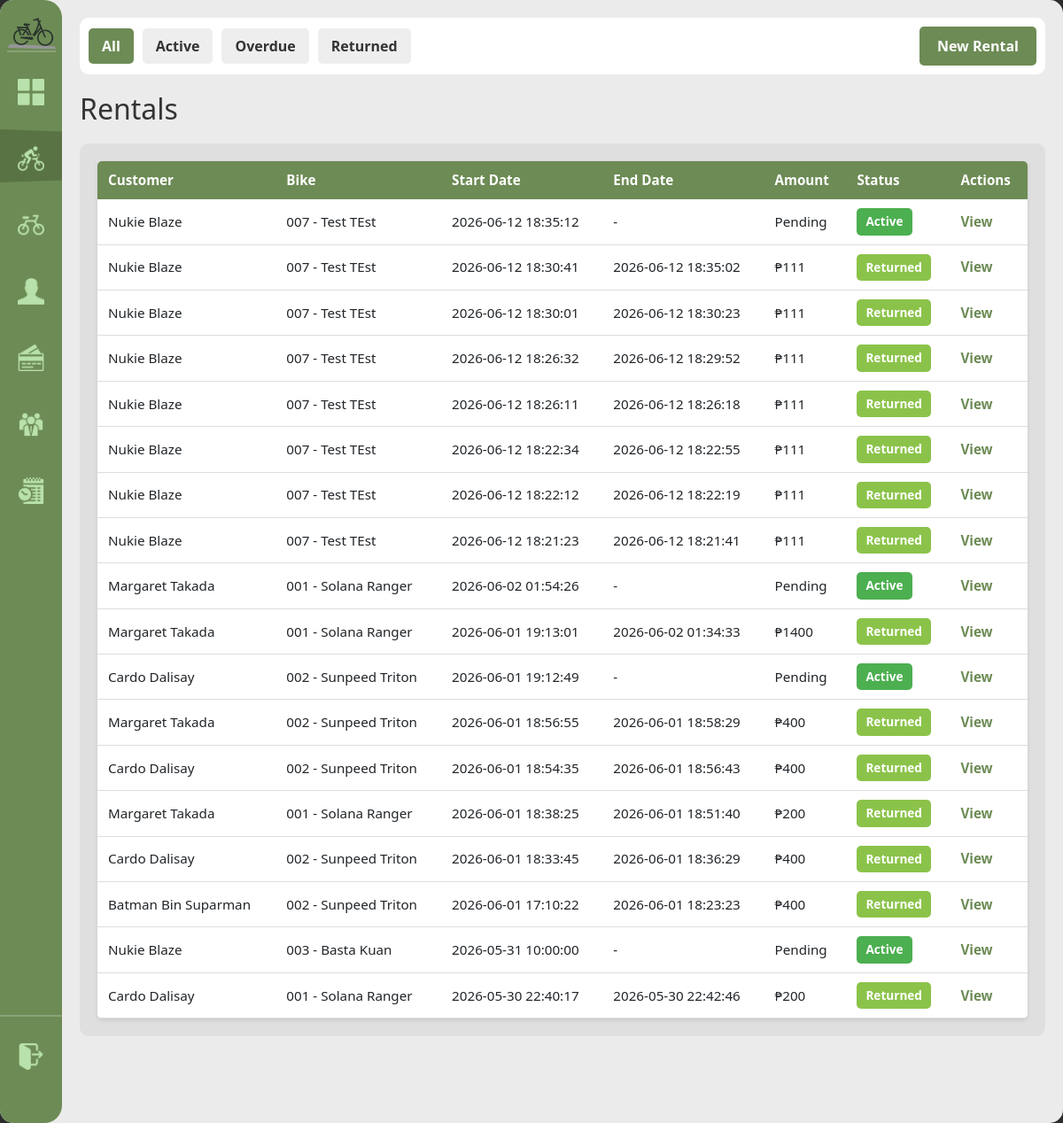
Before: /rentals (signed in) with the older database file.
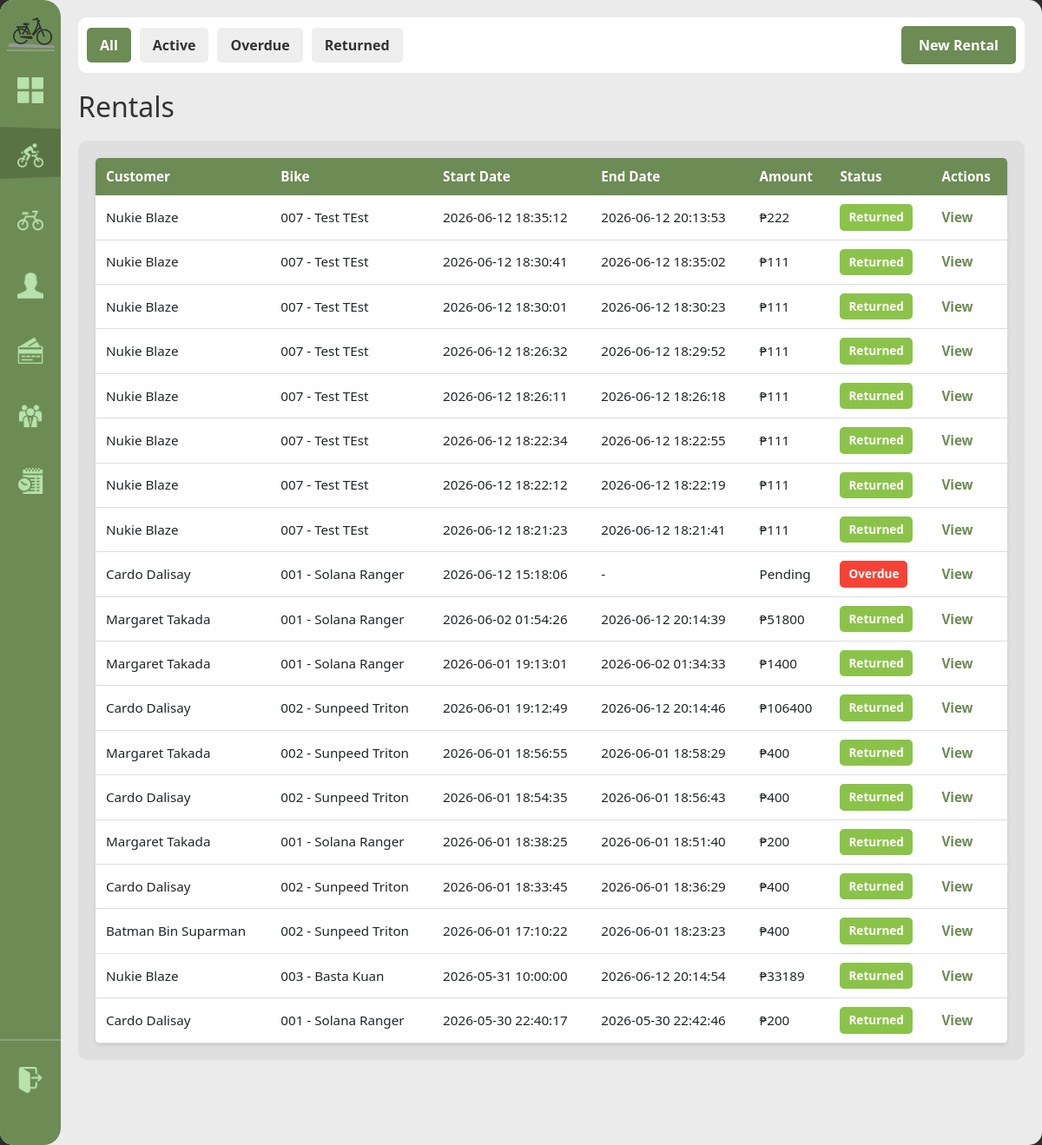
After: the same page with the newer database file.
### tables this page shows
CREATE TABLE rents (
            rental_id INTEGER PRIMARY KEY AUTOINCREMENT,
            customer_id INTEGER NOT NULL,
            bike_id INTEGER NOT NULL,
            staff_id INTEGER REFERENCES staff(staff_id) ON UPDATE CASCADE ON DELETE SET NULL,
            rental_start DATETIME NOT NULL DEFAULT(datetime('now','localtime')), planned_return DATETIME,
            FOREIGN KEY(customer_id) REFERENCES customer(customer_id) ON DELETE CASCADE,
            FOREIGN KEY(bike_id) REFERENCES bike(bike_id) ON DELETE CASCADE
        );

CREATE TABLE bike (
            bike_id INTEGER PRIMARY KEY AUTOINCREMENT,
            bike_code TEXT NOT NULL UNIQUE,
            brand TEXT NOT NULL, model TEXT NOT NULL,
            color TEXT NOT NULL,
            bike_rate DECIMAL(8,2) NOT NULL DEFAULT 0,
            type TEXT NOT NULL DEFAULT 'standard',
            status TEXT NOT NULL DEFAULT 'available' CHECK(status IN('available','rented','retired')),
            date_added DATE NOT NULL DEFAULT(date('now','localtime'))
        );

### handlers/rentals_routes.py (the view)
@rentals_bp.route('/rentals')
@login_required
def rentals():
    status = request.args.get('status', 'all')
    rentals_list = database.get().get_all_rentals(status)
    customers_list = database.get().get_all_customers()
    bikes = database.get().get_available_bikes()
    return render_template('rentals.html', rentals=rentals_list, filter_status=status, customers=customers_list, bikes=bikes)

### app.py (called while the page is built)
def get_sidebar_state():
    return request.cookies.get('sidebarState') == 'expanded'

@app.context_processor
def inject_sidebar_state():
    return dict(sidebar_expanded=get_sidebar_state())

@app.context_processor
def inject_current_staff():
    staff = current_staff()
    return dict(current_staff=staff, is_admin=staff and staff.get("role") == "admin")

### modules/auth.py (called while the page is built)
def login_required(view):
    @wraps(view)
    def wrapped(*args, **kwargs):
        if not session.get("staff_id"):
            return redirect(url_for("login"))
        return view(*args, **kwargs)
    return wrapped

def current_staff():
    if not session.get("staff_id"):
        return None
    return {
        "staff_id": session.get("staff_id"),
        "username": session.get("username"),
        "first_name": session.get("first_name"),
        "last_name": session.get("last_name"),
        "role": session.get("role"),
    }

### modules/database.py (called while the page is built)
def get():
    if not db: init()
    return db

    def get_all_customers(self, search=""):
        q = f"%{search}%"
        query = """
            SELECT * FROM customer
            WHERE first_name LIKE ?
               OR last_name LIKE ?
               OR contact_number LIKE ?
               OR email LIKE ?
            ORDER BY last_name, first_name
        """
        return [dict(r) for r in self.conn.execute(query, (q, q, q, q)).fetchall()]

    def get_available_bikes(self):
        query = "SELECT * FROM bike WHERE status = 'available' ORDER BY bike_code"
        return [dict(r) for r in self.conn.execute(query).fetchall()]

### templates/rentals.html (shortened to what this page needs)
{% extends "base.html" %}
{% block content %}
<div class="top-bar">
    <div class="filter-controls">
        <a href="{{ url_for('rentals.rentals', status='all') }}" class="filter-btn {% if filter_status == 'all' %}active{% endif %}">All</a>
        <a href="{{ url_for('rentals.rentals', status='active') }}" class="filter-btn {% if filter_status == 'active' %}active{% endif %}">Active</a>
        <a href="{{ url_for('rentals.rentals', status='overdue') }}" class="filter-btn {% if filter_status == 'overdue' %}active{% endif %}">Overdue</a>
        <a href="{{ url_for('rentals.rentals', status='returned') }}" class="filter-btn {% if filter_status == 'returned' %}active{% endif %}">Returned</a>
        <button id="new-rental-btn" class="btn-primary" style="margin-left: auto;">New Rental</button>
    </div>
</div>
<h1>Rentals</h1>
<div class="content-grid">
    <div class="scroll-table-container">
        <table>
            <thead>
                <tr>
                <th>Customer</th>
                <th>Bike</th>
                <th>Start Date</th>
                <th>End Date</th>
                <th>Amount</th>
                <th>Status</th>
                <th>Actions</th>
            </tr>
        </thead>
        <tbody>
            {% for rental in rentals %}
            <tr>
                <td>{{ rental['customer_name'] }}</td>
                <td>{{ rental['bike_code'] }} - {{ rental['brand'] }} {{ rental['model'] }}</td>
                <td>{{ rental['rental_start'] }}</td>
                <td>{{ rental['rental_end'] or '-' }}</td>
                <td>{{ 'Pending' if rental['total_amount'] is none else '₱' ~ rental['total_amount'] }}</td>
                <td><span class="status-badge status-{{ rental['status'] }}">{{ rental['status'].title() }}</span></td>
                <td><a href="{{ url_for('rentals.rental_detail', rid=rental['rental_id']) }}">View</a></td>
            </tr>
            {% endfor %}
        </tbody>
    </table>
    </div>
</div>
{% endblock %}

### templates/base.html (shortened to what this page needs)
<!DOCTYPE html>
<html lang="en">
<head>
    <link rel="stylesheet" href="{{ url_for('static', filename='modals.css') }}">
    <link rel="stylesheet" href="{{ url_for('static', filename='style.css') }}">
</head>
<body>
    <div class="home-screen">
        <div class="sidebar" expand="{{ 'true' if sidebar_expanded else 'false' }}">
            <img class="sidebar-logo" src="{{url_for('static', filename='assets/imgs/Logo_mini.png') }}" alt="sidebar icon">
            <div class="nav-indicator"></div>
           <div class="nav-items">
                <a href="{{ url_for('home') }}"
                    class="nav-item" data-route="home">
                    <img src="{{ url_for('static', filename='assets/imgs/fsquare_icon.png') }}"   alt="Dashboard">
                </a>
                <a href="{{ url_for('rentals.rentals') }}"
                    class="nav-item" data-route="rentals.rentals">
                    <img src="{{ url_for('static', filename='assets/imgs/current_rent.png') }}"     alt="Rentals">
                </a>
                <a href="{{ url_for('bikes.registry') }}"
                    class="nav-item" data-route="bikes.registry">
                    <img src="{{ url_for('static', filename='assets/imgs/bike_icon.png') }}"       alt="Bikes">
                </a>
                <a href="{{ url_for('customers.customers') }}"
                    class="nav-item" data-route="customers.customers">
                    <img src="{{ url_for('static', filename='assets/imgs/person_icon.png') }}"   alt="Customers">
                </a>
                <a href="{{ url_for('payments.payments') }}"
                    class="nav-item" data-route="payments.payments">
                    <img src="{{ url_for('static', filename='assets/imgs/payments_icon.png') }}"    alt="Payments">
                </a>
                {% if is_admin %}
                <a href="{{ url_for('staff.staff_list') }}"
                    class="nav-item" data-route="staff.staff_list">
                    <img src="{{ url_for('static', filename='assets/imgs/staff_icon.png') }}" alt="Staff">
                </a>
                <a href="{{ url_for('activity.activity_log') }}"
                    class="nav-item" data-route="activity.activity_log">
                    <img src="{{ url_for('static', filename='assets/imgs/log_icon.png') }}" alt="Activity Log">
                </a>
                {% endif %}
            </div>
            <div class="logout-section">
                <a href="{{ url_for('logout') }}"
                    class="logout-btn" data-route="logout" sound-type="major">
                    <img src="{{ url_for('static', filename='assets/imgs/logout_icon.png') }}" alt="Logout">
                </a>
            </div>
        </div>
        <div class="main-content">
            {% block content %}{% endblock %}
        </div>
    </div>

### static/style.css (style rules this page uses)
:root { --primary-green: #6D8B55; --secondary-green: #566d42; --bg-light: #EBEBEB; --white: #FFFFFF; --sidebar-collapsed: 70px; --sidebar-expanded: 165px; }
body { margin: 0; font-family: 'Segoe UI', Tahoma, Geneva, Verdana, sans-serif; background-color: #2C2C2C; }
.home-screen { height: 100vh; width: 100vw; margin: 0 auto; background-color: var(--bg-light); border-radius: 15px; overflow: hidden; position: relative; }
.sidebar { position: absolute; top: 0; left: 0; height: 100%; z-index: 10; background-color: var(--primary-green); width: var(--sidebar-collapsed); display: flex; flex-direction: column; border-top-right-radius: 20px; border-bottom-right-radius: 20px; overflow: hidden; box-sizing: border-box; }
.sidebar-logo { width: 55px; height: auto; margin-top: 20px; margin-left: 10px; border-bottom: 2px solid rgba(255,255,255,0.2); transition: margin 0.211s ease; }
.sidebar[expand="false"] .sidebar-logo { margin-left: auto; margin-right: auto; }
.nav-items { display: flex; flex-direction: column; margin-top: 20px; gap: 15px; position: relative; }
.nav-item-top, .nav-item { display: flex; align-items: center; padding: 10px 0px 20px 20px; color: var(--white); text-decoration: none; font-weight: bold; font-size: 0.9rem; white-space: nowrap; gap: 21px; }
.nav-item img { width: 30px; height: 30px; flex-shrink: 0; pointer-events: none; filter: invert(80%) sepia(20%) saturate(400%) hue-rotate(60deg); }
.logout-section { display: flex; flex-direction: column; margin-top: auto; margin-bottom: 20px; padding-bottom: 20px; border-top: 2px solid rgba(255, 255, 255, 0.2); padding-top: 20px; }
.logout-btn { display: flex; align-items: center; padding: 10px 0px 20px 20px; color: var(--white); text-decoration: none; font-weight: bold; font-size: 0.9rem; white-space: nowrap; gap: 21px; transition: all 0.3s ease; border-radius: 8px; }
.logout-btn img { width: 30px; height: 30px; flex-shrink: 0; pointer-events: none; filter: invert(80%) sepia(20%) saturate(400%) hue-rotate(60deg); }
.nav-indicator { position: absolute; left: 0; width: auto; height: auto; border-left: var(--sidebar-expanded) solid var(--secondary-green); border-top: 6px solid transparent; border-bottom: 6px solid transparent; transition: top 0.3s ease; opacity: 0.6; z-index: 0; }
.sidebar:not(:hover) .nav-indicator, .sidebar[expand="false"] .nav-indicator { transition: opacity 0.3s ease; opacity: 0.8; }
.main-content { padding: 20px; opacity: 1; flex-direction: column; margin-left: var(--sidebar-collapsed); height: 100%; overflow: auto; }
.top-bar { background-color: var(--white); opacity: 1; padding: 10px; border-radius: 10px; margin-bottom: 20px; }
.content-grid { display: flex; flex-grow: 1; opacity: 1; background-color: #DFDFDF; border-radius: 10px; }
.scroll-table-container { width: 100%; overflow-x: auto; overflow-y: auto; max-height: calc(100vh - 260px); padding: 20px; box-sizing: border-box; }
.btn-primary, .btn-secondary, button[type="submit"] { padding: 10px 20px; border: none; border-radius: 5px; cursor: pointer; font-weight: bold; text-decoration: none; display: inline-block; transition: all 0.3s ease; }
.btn-primary, button[type="submit"] { background-color: var(--primary-green); color: white; }
table { width: 100%; border-collapse: collapse; background: white; border-radius: 5px; overflow: hidden; box-shadow: 0 2px 4px rgba(0,0,0,0.1); }
table thead { background-color: var(--primary-green); color: white; }
table th, table td { padding: 10px 12px; text-align: left; font-size: 0.95rem; }
table tbody tr { border-bottom: 1px solid #ddd; }
table a { color: var(--primary-green); text-decoration: none; font-weight: bold; }
.status-badge { display: inline-block; padding: 5px 10px; border-radius: 5px; font-size: 0.85rem; font-weight: bold; }
.status-badge.status-overdue { background-color: #f44336; color: white; }
.status-badge.status-returned { background-color: #8BC34A; color: white; }
.filter-controls { display: flex; gap: 10px; opacity: 1; align-items: center; flex-wrap: wrap; }
.filter-btn { padding: 8px 15px; background-color: #eee; color: #333; border: none; border-radius: 5px; cursor: pointer; text-decoration: none; font-weight: bold; transition: all 0.3s ease; }
.filter-btn.active, .filter-btn:hover { background-color: var(--primary-green); color: white; }
h1, h2 { color: #333; margin: 10px 0; }
h1 { font-size: 2rem; margin-bottom: 20px; }

Changed rows visible on the page:
computed for rents (number 1 of 19 on the later page): rental "-" → "2026-06-12 20:13:53"; total_amount "Pending" → "₱222"; status "Active" → "Returned"
added rents: customer_name "Cardo Dalisay", bike_code "001", brand "Solana", model "Ranger", rental_start "2026-06-12 15:18:06", rental "-", total_amount "Pending", status "Overdue"
computed for rents (number 10 of 19 on the later page): rental "-" → "2026-06-12 20:14:39"; total_amount "Pending" → "₱51800"; status "Active" → "Returned"
computed for rents (number 12 of 19 on the later page): rental "-" → "2026-06-12 20:14:46"; total_amount "Pending" → "₱106400"; status "Active" → "Returned"
computed for rents "Basta": rental "-" → "2026-06-12 20:14:54"; total_amount "Pending" → "₱33189"; status "Active" → "Returned"
